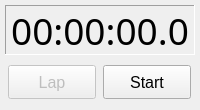
<?xml version="1.0" encoding="UTF-8"?>
<ui version="4.0">
 <class>MainWindow</class>
 <widget class="QMainWindow" name="MainWindow">
  <property name="geometry">
   <rect>
    <x>0</x>
    <y>0</y>
    <width>200</width>
    <height>110</height>
   </rect>
  </property>
  <property name="minimumSize">
   <size>
    <width>200</width>
    <height>110</height>
   </size>
  </property>
  <property name="maximumSize">
   <size>
    <width>200</width>
    <height>110</height>
   </size>
  </property>
  <property name="font">
   <font>
    <pointsize>12</pointsize>
   </font>
  </property>
  <property name="windowTitle">
   <string>StopWatch</string>
  </property>
  <property name="windowIcon">
   <iconset>
    <normaloff>Stopwatch128.png</normaloff>Stopwatch128.png</iconset>
  </property>
  <widget class="QWidget" name="centralwidget">
   <widget class="QLabel" name="label_readout">
    <property name="geometry">
     <rect>
      <x>5</x>
      <y>5</y>
      <width>190</width>
      <height>50</height>
     </rect>
    </property>
    <property name="font">
     <font>
      <family>Noto Sans</family>
      <pointsize>28</pointsize>
     </font>
    </property>
    <property name="autoFillBackground">
     <bool>true</bool>
    </property>
    <property name="frameShape">
     <enum>QFrame::Panel</enum>
    </property>
    <property name="frameShadow">
     <enum>QFrame::Sunken</enum>
    </property>
    <property name="text">
     <string>00:00:00.0</string>
    </property>
    <property name="alignment">
     <set>Qt::AlignCenter</set>
    </property>
   </widget>
   <widget class="QPushButton" name="pushButton_Lap">
    <property name="enabled">
     <bool>false</bool>
    </property>
    <property name="geometry">
     <rect>
      <x>8</x>
      <y>65</y>
      <width>88</width>
      <height>34</height>
     </rect>
    </property>
    <property name="toolTip">
     <string>Lap, Lap off, Reset</string>
    </property>
    <property name="text">
     <string>Lap</string>
    </property>
   </widget>
   <widget class="QPushButton" name="pushButton_Start">
    <property name="geometry">
     <rect>
      <x>103</x>
      <y>65</y>
      <width>88</width>
      <height>34</height>
     </rect>
    </property>
    <property name="toolTip">
     <string>Start, Stop</string>
    </property>
    <property name="styleSheet">
     <string notr="true"/>
    </property>
    <property name="text">
     <string>Start</string>
    </property>
   </widget>
  </widget>
  <action name="actionAbout">
   <property name="text">
    <string>About</string>
   </property>
  </action>
  <action name="actionLabel">
   <property name="text">
    <string>Label...</string>
   </property>
  </action>
 </widget>
 <tabstops>
  <tabstop>pushButton_Start</tabstop>
  <tabstop>pushButton_Lap</tabstop>
 </tabstops>
 <resources/>
 <connections/>
</ui>
